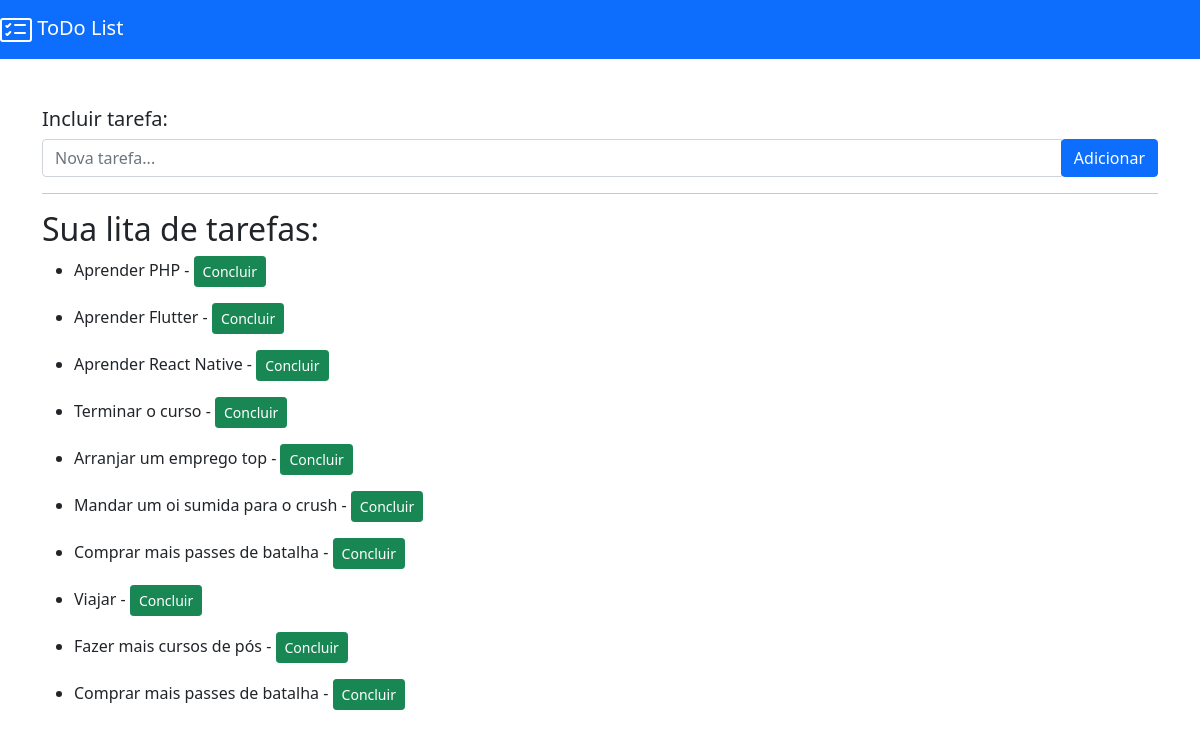
The page /aula_7-PHP_PDO/final/index.php on the database its author committed.
### tables this page shows
CREATE TABLE tasks (
	taskId INT NOT NULL AUTO_INCREMENT PRIMARY KEY,
    task VARCHAR(300),
    date TIMESTAMP DEFAULT CURRENT_TIMESTAMP
);

### aula_7-PHP_PDO/final/task_controller.php (called while the page is built, shortened)
<?php
	require_once "task_service.php";
	require_once "connection.php";
	$action = isset($_GET['act']) ? $_GET['act'] : $action;
    if($action == 'addTask') {
        $task = new Task();
        $conn = new Connection();
        $task->__set('task', $_POST['task']);
        $taskService = new TaskService($conn, $task);
		if($taskService->addTask()) {
			echo 'Inseriu';
			header('Location: index.php');
		} else {
			echo 'Erro';
		}
    } else if($action == 'getTasks') {
		$conn = new Connection();
		$taskService = new TaskService($conn, new Task());
		$tasks = $taskService->getTasks();
	} else if($action == 'excluir') {
		$conn = new Connection();
		$task = new Task();
		$task->__set('taskId', $_GET['taskId']);
		$taskService = new TaskService($conn, $task);
		if($taskService->deleteTask()) {
			header('Location: index.php');
		} else {
			echo 'Erro';
		}
	}
?>

### aula_7-PHP_PDO/final/connection.php (called while the page is built)
<?php
	class Connection {
		private $serv = 'localhost';
		private $db = 'aula_php_temp';
		private $user = 'root';
		private $pass = '';
		public function connect(){
			try{
				$conn = new PDO(
					"mysql:host=$this->serv;dbname=$this->db",
					"$this->user",
					"$this->pass"
				);
				return $conn;
			} catch(PDOException $e){
				echo $e->getMessage();
			}
		}
	}
?>

### aula_7-PHP_PDO/final/task_service.php (called while the page is built, shortened)
<?php
	class TaskService{
		private $conn;
		public function __construct(Connection $conn, Task $task){
			$this->conn = $conn->connect();
		}
		public function getTasks() {
			$query = 'SELECT
						t.taskId, t.task, t.date
					FROM
						tasks as t
					ORDER BY t.taskId';
			$stm = $this->conn->prepare($query);
			$stm->execute();
			return $stm->fetchAll(PDO::FETCH_ASSOC);
		}
	}
?>

### aula_7-PHP_PDO/final/index.php (the view, shortened to what this page needs)
<?php
    require_once 'task_controller.php';
?>
<!DOCTYPE html>
<html lang="pt-br">
<head>
    <link href="https://cdn.jsdelivr.net/npm/bootstrap@5.0.0-beta1/dist/css/bootstrap.min.css" rel="stylesheet">
</head>
<body>
    <header>
        <nav class="navbar navbar-dark bg-primary">
            <a class="navbar-brand" href="index.php">
                ToDo List
            </a>
        </nav>
    </header>
    <main>
        <div class="container pt-5">
            <h5>Incluir tarefa:</h5>
            <form  method="POST" action="task_controller.php?act=addTask">
            <div class="input-group">
                <input type="text" name="task" required class="form-control" autofocus placeholder="Nova tarefa...">
                <div class="input-group-append">
                    <button class="btn btn-primary" type="submit">Adicionar</button>
                </div>
            </div>
            </form>
            <hr>
            <h2>Sua lita de tarefas:</h2>
            <?php foreach($tasks as $t) : ?>
            <ul>
                <li><?= $t["task"] ?> - <a href="task_controller.php?act=deleteTask&taskId=<?=$t["taskId"]?>" class="btn btn-sm btn-success">Concluir</a></li>
            </ul>
            <?php endforeach ?>
        </div>
    </main>
</body>
</html>

### rows shown on the page
tasks: task "Aprender PHP"
tasks: task "Aprender Flutter"
tasks: task "Aprender React Native"
tasks: task "Terminar o curso"
tasks: task "Arranjar um emprego top"
tasks: task "Mandar um oi sumida para o crush"
tasks: task "Comprar mais passes de batalha"
tasks: task "Viajar"
tasks: task "Fazer mais cursos de pós"
tasks: task "Comprar mais passes de batalha"
